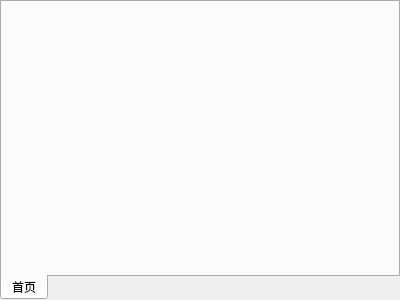
<?xml version="1.0" encoding="UTF-8"?>
<ui version="4.0">
 <class>CCenter</class>
 <widget class="QWidget" name="CCenter">
  <property name="geometry">
   <rect>
    <x>0</x>
    <y>0</y>
    <width>400</width>
    <height>300</height>
   </rect>
  </property>
  <property name="windowTitle">
   <string>Form</string>
  </property>
  <layout class="QVBoxLayout" name="verticalLayout">
   <property name="spacing">
    <number>0</number>
   </property>
   <property name="leftMargin">
    <number>0</number>
   </property>
   <property name="topMargin">
    <number>0</number>
   </property>
   <property name="rightMargin">
    <number>0</number>
   </property>
   <property name="bottomMargin">
    <number>0</number>
   </property>
   <item>
    <widget class="QTabWidget" name="tabWidget">
     <property name="styleSheet">
      <string notr="true"/>
     </property>
     <property name="tabPosition">
      <enum>QTabWidget::South</enum>
     </property>
     <property name="iconSize">
      <size>
       <width>28</width>
       <height>28</height>
      </size>
     </property>
     <property name="tabsClosable">
      <bool>false</bool>
     </property>
     <property name="movable">
      <bool>false</bool>
     </property>
     <property name="tabBarAutoHide">
      <bool>false</bool>
     </property>
     <widget class="QWidget" name="tab">
      <property name="styleSheet">
       <string notr="true"/>
      </property>
      <attribute name="icon">
       <iconset resource="res.qrc">
        <normaloff>:/ui/images/application.png</normaloff>:/ui/images/application.png</iconset>
      </attribute>
      <attribute name="title">
       <string>首页</string>
      </attribute>
     </widget>
    </widget>
   </item>
  </layout>
 </widget>
 <resources>
  <include location="res.qrc"/>
 </resources>
 <connections/>
</ui>
